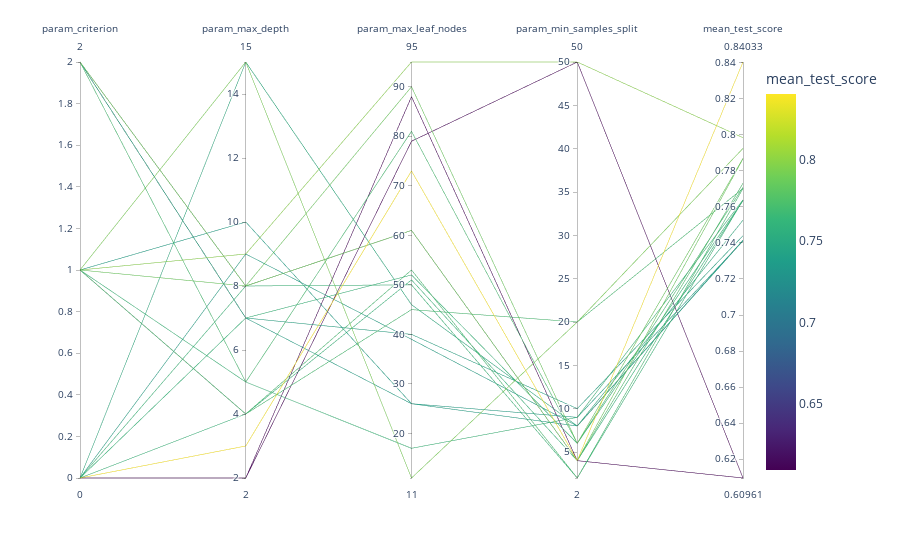

Here is the notebook cell this chart was saved with:
### Code cell
%%time
fig = px.parallel_coordinates(
    cv_results.rename(shorten_param, axis=1).apply(
        {
            'param_criterion': lambda x: label_fit.transform([x])[0],
            'param_max_depth': lambda x: x,
            'param_max_leaf_nodes': lambda x: x, #np.log(x),
            'param_min_samples_split': lambda x: x,
            'mean_test_score': lambda x: x,
        }
    ),
    color="mean_test_score",
    color_continuous_scale=px.colors.sequential.Viridis,
)
fig.show()

### Figure 1 — Plotly figure (JSON) as saved in the notebook; plotly's stock layout.template omitted (floating-point values rounded to 4 significant figures)
{"data": [{"dimensions": [{"label": "param_criterion", "values": [2, 1, 0, 0, 2, 1, 1, 2, 0, 1, 0, 2, 1, 1, 1, 0, 0, 0, 2, 0]}, {"label": "param_max_depth", "values": [8, 9, 2, 8, 5, 5, 4, 7, 9, 15, 7, 7, 8, 4, 10, 15, 3, 2, 8, 4]}, {"label": "param_max_leaf_nodes", "values": [90, 95, 88, 50, 81, 17, 45, 40, 39, 11, 52, 26, 61, 53, 26, 46, 73, 79, 61, 51]}, {"label": "param_min_samples_split", "values": [6, 50, 4, 2, 6, 9, 20, 10, 8, 20, 6, 8, 4, 2, 9, 8, 4, 50, 4, 4]}, {"label": "mean_test_score", "values": [0.7869, 0.7983, 0.6096, 0.7637, 0.7709, 0.7639, 0.7702, 0.744, 0.7415, 0.7924, 0.7636, 0.7412, 0.7867, 0.7702, 0.7411, 0.7526, 0.8403, 0.6096, 0.7731, 0.7635]}], "domain": {"x": [0, 1], "y": [0, 1]}, "line": {"color": [0.7869, 0.7983, 0.6096, 0.7637, 0.7709, 0.7639, 0.7702, 0.744, 0.7415, 0.7924, 0.7636, 0.7412, 0.7867, 0.7702, 0.7411, 0.7526, 0.8403, 0.6096, 0.7731, 0.7635], "coloraxis": "coloraxis"}, "name": "", "type": "parcoords"}], "layout": {"autosize": true, "coloraxis": {"colorbar": {"title": {"text": "mean_test_score"}}, "colorscale": [[0, "#440154"], [0.1111, "#482878"], [0.2222, "#3e4989"], [0.3333, "#31688e"], [0.4444, "#26828e"], [0.5556, "#1f9e89"], [0.6667, "#35b779"], [0.7778, "#6ece58"], [0.8889, "#b5de2b"], [1, "#fde725"]]}, "legend": {"tracegroupgap": 0}, "margin": {"t": 60}}}
